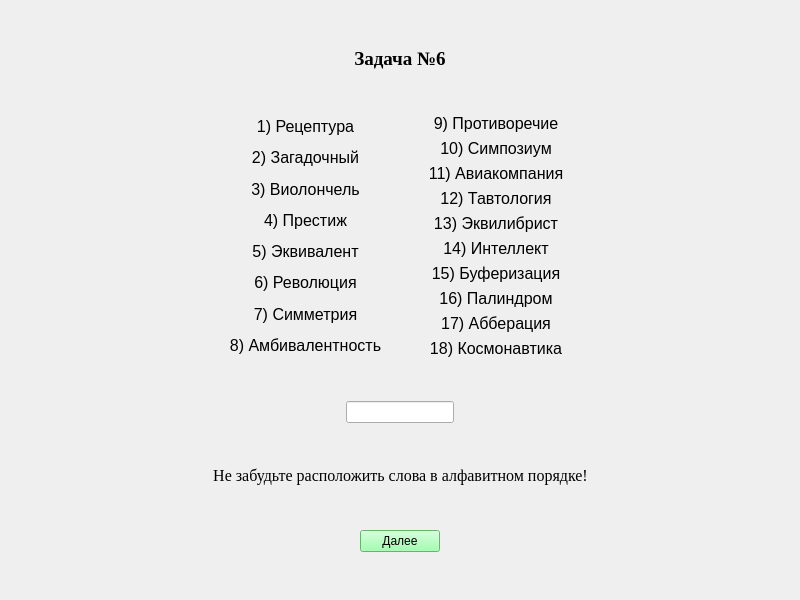
<?xml version="1.0" encoding="UTF-8"?>
<ui version="4.0">
 <class>TestSixthAnswerForm</class>
 <widget class="QWidget" name="TestSixthAnswerForm">
  <property name="geometry">
   <rect>
    <x>0</x>
    <y>0</y>
    <width>800</width>
    <height>600</height>
   </rect>
  </property>
  <property name="windowTitle">
   <string>TestSixthAnswer</string>
  </property>
  <layout class="QGridLayout" name="gridLayout">
   <item row="1" column="1" colspan="2">
    <layout class="QHBoxLayout" name="horizontalLayout_4">
     <item alignment="Qt::AlignHCenter|Qt::AlignVCenter">
      <widget class="QLabel" name="label_19">
       <property name="font">
        <font>
         <family>Times New Roman</family>
         <pointsize>14</pointsize>
        </font>
       </property>
       <property name="text">
        <string>&lt;html&gt;&lt;head/&gt;&lt;body&gt;&lt;p align=&quot;center&quot;&gt;&lt;span style=&quot; font-weight:696;&quot;&gt;Задача №6&lt;/span&gt;&lt;/p&gt;&lt;/body&gt;&lt;/html&gt;</string>
       </property>
      </widget>
     </item>
    </layout>
   </item>
   <item row="9" column="1" colspan="2">
    <layout class="QHBoxLayout" name="horizontalLayout_3">
     <item>
      <widget class="QPushButton" name="pushButton">
       <property name="sizePolicy">
        <sizepolicy hsizetype="Fixed" vsizetype="Fixed">
         <horstretch>0</horstretch>
         <verstretch>0</verstretch>
        </sizepolicy>
       </property>
       <property name="styleSheet">
        <string notr="true">background-color: rgb(135, 255, 153);</string>
       </property>
       <property name="text">
        <string>Далее</string>
       </property>
      </widget>
     </item>
    </layout>
   </item>
   <item row="3" column="1">
    <layout class="QVBoxLayout" name="verticalLayout">
     <item>
      <widget class="QLabel" name="label_2">
       <property name="font">
        <font>
         <pointsize>12</pointsize>
        </font>
       </property>
       <property name="text">
        <string>&lt;html&gt;&lt;head/&gt;&lt;body&gt;&lt;p align=&quot;center&quot;&gt;&lt;span style=&quot; font-size:12pt;&quot;&gt;1) Рецептура&lt;/span&gt;&lt;/p&gt;&lt;/body&gt;&lt;/html&gt;</string>
       </property>
      </widget>
     </item>
     <item>
      <widget class="QLabel" name="label_15">
       <property name="font">
        <font>
         <pointsize>12</pointsize>
        </font>
       </property>
       <property name="text">
        <string>&lt;html&gt;&lt;head/&gt;&lt;body&gt;&lt;p align=&quot;center&quot;&gt;&lt;span style=&quot; font-size:12pt;&quot;&gt;2) Загадочный&lt;/span&gt;&lt;/p&gt;&lt;/body&gt;&lt;/html&gt;</string>
       </property>
      </widget>
     </item>
     <item>
      <widget class="QLabel" name="label_9">
       <property name="font">
        <font>
         <pointsize>12</pointsize>
        </font>
       </property>
       <property name="text">
        <string>&lt;html&gt;&lt;head/&gt;&lt;body&gt;&lt;p align=&quot;center&quot;&gt;&lt;span style=&quot; font-size:12pt;&quot;&gt;3) Виолончель&lt;/span&gt;&lt;/p&gt;&lt;/body&gt;&lt;/html&gt;</string>
       </property>
      </widget>
     </item>
     <item>
      <widget class="QLabel" name="label_7">
       <property name="font">
        <font>
         <pointsize>12</pointsize>
        </font>
       </property>
       <property name="text">
        <string>&lt;html&gt;&lt;head/&gt;&lt;body&gt;&lt;p align=&quot;center&quot;&gt;&lt;span style=&quot; font-size:12pt;&quot;&gt;4) Престиж&lt;/span&gt;&lt;/p&gt;&lt;/body&gt;&lt;/html&gt;</string>
       </property>
      </widget>
     </item>
     <item>
      <widget class="QLabel" name="label_5">
       <property name="font">
        <font>
         <pointsize>12</pointsize>
        </font>
       </property>
       <property name="text">
        <string>&lt;html&gt;&lt;head/&gt;&lt;body&gt;&lt;p align=&quot;center&quot;&gt;&lt;span style=&quot; font-size:12pt;&quot;&gt;5) Эквивалент&lt;/span&gt;&lt;/p&gt;&lt;/body&gt;&lt;/html&gt;</string>
       </property>
      </widget>
     </item>
     <item>
      <widget class="QLabel" name="label_13">
       <property name="font">
        <font>
         <pointsize>12</pointsize>
        </font>
       </property>
       <property name="text">
        <string>&lt;html&gt;&lt;head/&gt;&lt;body&gt;&lt;p align=&quot;center&quot;&gt;&lt;span style=&quot; font-size:12pt;&quot;&gt;6) Революция&lt;/span&gt;&lt;/p&gt;&lt;/body&gt;&lt;/html&gt;</string>
       </property>
      </widget>
     </item>
     <item>
      <widget class="QLabel" name="label_12">
       <property name="font">
        <font>
         <pointsize>12</pointsize>
        </font>
       </property>
       <property name="text">
        <string>&lt;html&gt;&lt;head/&gt;&lt;body&gt;&lt;p align=&quot;center&quot;&gt;&lt;span style=&quot; font-size:12pt;&quot;&gt;7) Симметрия&lt;/span&gt;&lt;/p&gt;&lt;/body&gt;&lt;/html&gt;</string>
       </property>
      </widget>
     </item>
     <item>
      <widget class="QLabel" name="label">
       <property name="font">
        <font>
         <pointsize>12</pointsize>
        </font>
       </property>
       <property name="text">
        <string>&lt;html&gt;&lt;head/&gt;&lt;body&gt;&lt;p align=&quot;center&quot;&gt;&lt;span style=&quot; font-size:12pt;&quot;&gt;8) Амбивалентность&lt;/span&gt;&lt;/p&gt;&lt;/body&gt;&lt;/html&gt;</string>
       </property>
      </widget>
     </item>
    </layout>
   </item>
   <item row="7" column="1" colspan="2">
    <layout class="QHBoxLayout" name="horizontalLayout_2">
     <item alignment="Qt::AlignHCenter|Qt::AlignVCenter">
      <widget class="QLabel" name="label_20">
       <property name="font">
        <font>
         <family>Times New Roman</family>
         <pointsize>12</pointsize>
        </font>
       </property>
       <property name="text">
        <string>&lt;html&gt;&lt;head/&gt;&lt;body&gt;&lt;p align=&quot;center&quot;&gt;Не забудьте расположить слова в алфавитном порядке!&lt;/p&gt;&lt;/body&gt;&lt;/html&gt;</string>
       </property>
      </widget>
     </item>
    </layout>
   </item>
   <item row="5" column="1" colspan="2">
    <layout class="QHBoxLayout" name="horizontalLayout">
     <item>
      <widget class="QLineEdit" name="AnswerlineEdit">
       <property name="sizePolicy">
        <sizepolicy hsizetype="Fixed" vsizetype="Fixed">
         <horstretch>0</horstretch>
         <verstretch>0</verstretch>
        </sizepolicy>
       </property>
      </widget>
     </item>
    </layout>
   </item>
   <item row="3" column="2">
    <layout class="QVBoxLayout" name="verticalLayout_2">
     <item>
      <widget class="QLabel" name="label_16">
       <property name="font">
        <font>
         <pointsize>12</pointsize>
        </font>
       </property>
       <property name="text">
        <string>&lt;html&gt;&lt;head/&gt;&lt;body&gt;&lt;p align=&quot;center&quot;&gt;&lt;span style=&quot; font-size:12pt;&quot;&gt;9) Противоречие&lt;/span&gt;&lt;/p&gt;&lt;/body&gt;&lt;/html&gt;</string>
       </property>
      </widget>
     </item>
     <item>
      <widget class="QLabel" name="label_3">
       <property name="font">
        <font>
         <pointsize>12</pointsize>
        </font>
       </property>
       <property name="text">
        <string>&lt;html&gt;&lt;head/&gt;&lt;body&gt;&lt;p align=&quot;center&quot;&gt;&lt;span style=&quot; font-size:12pt;&quot;&gt;10) Симпозиум&lt;/span&gt;&lt;/p&gt;&lt;/body&gt;&lt;/html&gt;</string>
       </property>
      </widget>
     </item>
     <item>
      <widget class="QLabel" name="label_11">
       <property name="font">
        <font>
         <pointsize>12</pointsize>
        </font>
       </property>
       <property name="text">
        <string>&lt;html&gt;&lt;head/&gt;&lt;body&gt;&lt;p align=&quot;center&quot;&gt;&lt;span style=&quot; font-size:12pt;&quot;&gt;11) Авиакомпания&lt;/span&gt;&lt;/p&gt;&lt;/body&gt;&lt;/html&gt;</string>
       </property>
      </widget>
     </item>
     <item>
      <widget class="QLabel" name="label_14">
       <property name="font">
        <font>
         <pointsize>12</pointsize>
        </font>
       </property>
       <property name="text">
        <string>&lt;html&gt;&lt;head/&gt;&lt;body&gt;&lt;p align=&quot;center&quot;&gt;&lt;span style=&quot; font-size:12pt;&quot;&gt;12) Тавтология&lt;/span&gt;&lt;/p&gt;&lt;/body&gt;&lt;/html&gt;</string>
       </property>
      </widget>
     </item>
     <item>
      <widget class="QLabel" name="label_4">
       <property name="font">
        <font>
         <pointsize>12</pointsize>
        </font>
       </property>
       <property name="text">
        <string>&lt;html&gt;&lt;head/&gt;&lt;body&gt;&lt;p align=&quot;center&quot;&gt;&lt;span style=&quot; font-size:12pt;&quot;&gt;13) Эквилибрист&lt;/span&gt;&lt;/p&gt;&lt;/body&gt;&lt;/html&gt;</string>
       </property>
      </widget>
     </item>
     <item>
      <widget class="QLabel" name="label_6">
       <property name="font">
        <font>
         <pointsize>12</pointsize>
        </font>
       </property>
       <property name="text">
        <string>&lt;html&gt;&lt;head/&gt;&lt;body&gt;&lt;p align=&quot;center&quot;&gt;&lt;span style=&quot; font-size:12pt;&quot;&gt;14) Интеллект&lt;/span&gt;&lt;/p&gt;&lt;/body&gt;&lt;/html&gt;</string>
       </property>
      </widget>
     </item>
     <item>
      <widget class="QLabel" name="label_10">
       <property name="font">
        <font>
         <pointsize>12</pointsize>
        </font>
       </property>
       <property name="text">
        <string>&lt;html&gt;&lt;head/&gt;&lt;body&gt;&lt;p align=&quot;center&quot;&gt;&lt;span style=&quot; font-size:12pt;&quot;&gt;15) Буферизация&lt;/span&gt;&lt;/p&gt;&lt;/body&gt;&lt;/html&gt;</string>
       </property>
      </widget>
     </item>
     <item>
      <widget class="QLabel" name="label_18">
       <property name="font">
        <font>
         <pointsize>12</pointsize>
        </font>
       </property>
       <property name="text">
        <string>&lt;html&gt;&lt;head/&gt;&lt;body&gt;&lt;p align=&quot;center&quot;&gt;&lt;span style=&quot; font-size:12pt;&quot;&gt;16) Палиндром&lt;/span&gt;&lt;/p&gt;&lt;/body&gt;&lt;/html&gt;</string>
       </property>
      </widget>
     </item>
     <item>
      <widget class="QLabel" name="label_17">
       <property name="font">
        <font>
         <pointsize>12</pointsize>
        </font>
       </property>
       <property name="text">
        <string>&lt;html&gt;&lt;head/&gt;&lt;body&gt;&lt;p align=&quot;center&quot;&gt;&lt;span style=&quot; font-size:12pt;&quot;&gt;17) Абберация&lt;/span&gt;&lt;/p&gt;&lt;/body&gt;&lt;/html&gt;</string>
       </property>
      </widget>
     </item>
     <item>
      <widget class="QLabel" name="label_8">
       <property name="font">
        <font>
         <pointsize>12</pointsize>
        </font>
       </property>
       <property name="text">
        <string>&lt;html&gt;&lt;head/&gt;&lt;body&gt;&lt;p align=&quot;center&quot;&gt;&lt;span style=&quot; font-size:12pt;&quot;&gt;18) Космонавтика&lt;/span&gt;&lt;/p&gt;&lt;/body&gt;&lt;/html&gt;</string>
       </property>
      </widget>
     </item>
    </layout>
   </item>
   <item row="6" column="2">
    <spacer name="verticalSpacer_10">
     <property name="orientation">
      <enum>Qt::Vertical</enum>
     </property>
     <property name="sizeHint" stdset="0">
      <size>
       <width>20</width>
       <height>40</height>
      </size>
     </property>
    </spacer>
   </item>
   <item row="4" column="1">
    <spacer name="verticalSpacer_7">
     <property name="orientation">
      <enum>Qt::Vertical</enum>
     </property>
     <property name="sizeHint" stdset="0">
      <size>
       <width>20</width>
       <height>40</height>
      </size>
     </property>
    </spacer>
   </item>
   <item row="0" column="1">
    <spacer name="verticalSpacer">
     <property name="orientation">
      <enum>Qt::Vertical</enum>
     </property>
     <property name="sizeHint" stdset="0">
      <size>
       <width>20</width>
       <height>40</height>
      </size>
     </property>
    </spacer>
   </item>
   <item row="3" column="3">
    <spacer name="horizontalSpacer_2">
     <property name="orientation">
      <enum>Qt::Horizontal</enum>
     </property>
     <property name="sizeHint" stdset="0">
      <size>
       <width>40</width>
       <height>20</height>
      </size>
     </property>
    </spacer>
   </item>
   <item row="3" column="0">
    <spacer name="horizontalSpacer">
     <property name="orientation">
      <enum>Qt::Horizontal</enum>
     </property>
     <property name="sizeHint" stdset="0">
      <size>
       <width>40</width>
       <height>20</height>
      </size>
     </property>
    </spacer>
   </item>
   <item row="0" column="2">
    <spacer name="verticalSpacer_2">
     <property name="orientation">
      <enum>Qt::Vertical</enum>
     </property>
     <property name="sizeHint" stdset="0">
      <size>
       <width>20</width>
       <height>40</height>
      </size>
     </property>
    </spacer>
   </item>
   <item row="10" column="1">
    <spacer name="verticalSpacer_3">
     <property name="orientation">
      <enum>Qt::Vertical</enum>
     </property>
     <property name="sizeHint" stdset="0">
      <size>
       <width>20</width>
       <height>40</height>
      </size>
     </property>
    </spacer>
   </item>
   <item row="10" column="2">
    <spacer name="verticalSpacer_4">
     <property name="orientation">
      <enum>Qt::Vertical</enum>
     </property>
     <property name="sizeHint" stdset="0">
      <size>
       <width>20</width>
       <height>40</height>
      </size>
     </property>
    </spacer>
   </item>
   <item row="5" column="0">
    <spacer name="horizontalSpacer_3">
     <property name="orientation">
      <enum>Qt::Horizontal</enum>
     </property>
     <property name="sizeHint" stdset="0">
      <size>
       <width>40</width>
       <height>20</height>
      </size>
     </property>
    </spacer>
   </item>
   <item row="7" column="0">
    <spacer name="horizontalSpacer_5">
     <property name="orientation">
      <enum>Qt::Horizontal</enum>
     </property>
     <property name="sizeHint" stdset="0">
      <size>
       <width>40</width>
       <height>20</height>
      </size>
     </property>
    </spacer>
   </item>
   <item row="9" column="0">
    <spacer name="horizontalSpacer_6">
     <property name="orientation">
      <enum>Qt::Horizontal</enum>
     </property>
     <property name="sizeHint" stdset="0">
      <size>
       <width>40</width>
       <height>20</height>
      </size>
     </property>
    </spacer>
   </item>
   <item row="4" column="2">
    <spacer name="verticalSpacer_8">
     <property name="orientation">
      <enum>Qt::Vertical</enum>
     </property>
     <property name="sizeHint" stdset="0">
      <size>
       <width>20</width>
       <height>40</height>
      </size>
     </property>
    </spacer>
   </item>
   <item row="1" column="0">
    <spacer name="horizontalSpacer_4">
     <property name="orientation">
      <enum>Qt::Horizontal</enum>
     </property>
     <property name="sizeHint" stdset="0">
      <size>
       <width>40</width>
       <height>20</height>
      </size>
     </property>
    </spacer>
   </item>
   <item row="6" column="1">
    <spacer name="verticalSpacer_9">
     <property name="orientation">
      <enum>Qt::Vertical</enum>
     </property>
     <property name="sizeHint" stdset="0">
      <size>
       <width>20</width>
       <height>40</height>
      </size>
     </property>
    </spacer>
   </item>
   <item row="9" column="3">
    <spacer name="horizontalSpacer_10">
     <property name="orientation">
      <enum>Qt::Horizontal</enum>
     </property>
     <property name="sizeHint" stdset="0">
      <size>
       <width>40</width>
       <height>20</height>
      </size>
     </property>
    </spacer>
   </item>
   <item row="7" column="3">
    <spacer name="horizontalSpacer_9">
     <property name="orientation">
      <enum>Qt::Horizontal</enum>
     </property>
     <property name="sizeHint" stdset="0">
      <size>
       <width>40</width>
       <height>20</height>
      </size>
     </property>
    </spacer>
   </item>
   <item row="1" column="3">
    <spacer name="horizontalSpacer_7">
     <property name="orientation">
      <enum>Qt::Horizontal</enum>
     </property>
     <property name="sizeHint" stdset="0">
      <size>
       <width>40</width>
       <height>20</height>
      </size>
     </property>
    </spacer>
   </item>
   <item row="5" column="3">
    <spacer name="horizontalSpacer_8">
     <property name="orientation">
      <enum>Qt::Horizontal</enum>
     </property>
     <property name="sizeHint" stdset="0">
      <size>
       <width>40</width>
       <height>20</height>
      </size>
     </property>
    </spacer>
   </item>
   <item row="2" column="1">
    <spacer name="verticalSpacer_5">
     <property name="orientation">
      <enum>Qt::Vertical</enum>
     </property>
     <property name="sizeHint" stdset="0">
      <size>
       <width>20</width>
       <height>40</height>
      </size>
     </property>
    </spacer>
   </item>
   <item row="2" column="2">
    <spacer name="verticalSpacer_6">
     <property name="orientation">
      <enum>Qt::Vertical</enum>
     </property>
     <property name="sizeHint" stdset="0">
      <size>
       <width>20</width>
       <height>40</height>
      </size>
     </property>
    </spacer>
   </item>
   <item row="8" column="1">
    <spacer name="verticalSpacer_11">
     <property name="orientation">
      <enum>Qt::Vertical</enum>
     </property>
     <property name="sizeHint" stdset="0">
      <size>
       <width>20</width>
       <height>40</height>
      </size>
     </property>
    </spacer>
   </item>
   <item row="8" column="2">
    <spacer name="verticalSpacer_12">
     <property name="orientation">
      <enum>Qt::Vertical</enum>
     </property>
     <property name="sizeHint" stdset="0">
      <size>
       <width>20</width>
       <height>40</height>
      </size>
     </property>
    </spacer>
   </item>
  </layout>
 </widget>
 <resources/>
 <connections/>
</ui>
